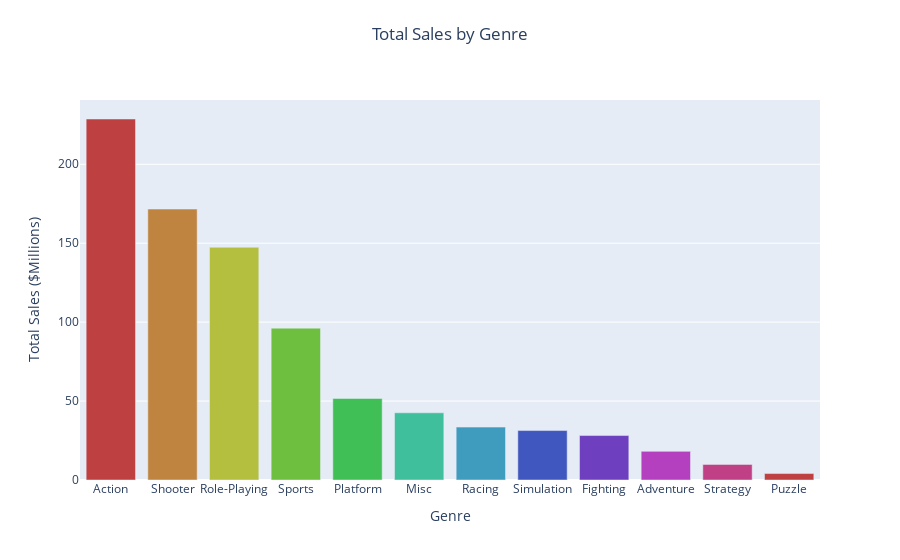

Notebook code for this chart:
### Markdown cell above
### 3.7 Distribution of Sales by Genre
Take a look at the general distribution of games by genre. What can we say about the most profitable genres? Can you generalize about genres with high and low sales?

### Code cell
# Group by Genre
genres = df.groupby(['genre'])['total_sales'].sum().sort_values(ascending=False).reset_index()

# Create rainbow color sequence
c = ['hsl('+str(h)+',50%'+',50%)' for h in np.linspace(0, 360, len(genres['genre']))]

# Create bar chart of genres with go.figure
fig = go.Figure(data=[go.Bar(
    x=genres['genre'],
    y=genres['total_sales'],
    marker_color=c
)])

# Add title
fig.update_layout(title_text='Total Sales by Genre')

# Update figure, center title, change xaxis title font size, change yaxis title font size
fig.update_layout(title_text='Total Sales by Genre',
                  title={'y':0.95,
                        'x':0.5,
                        'xanchor': 'center',
                        'yanchor': 'top'},
                    xaxis_title='Genre',
                    yaxis_title='Total Sales ($Millions)')

# Show figure
fig.show()

### Figure 1 — Plotly figure (JSON) as saved in the notebook; plotly's stock layout.template omitted (floating-point values rounded to 4 significant figures)
{"data": [{"marker": {"color": ["hsl(0.0,50%,50%)", "hsl(32.72727272727273,50%,50%)", "hsl(65.45454545454545,50%,50%)", "hsl(98.18181818181819,50%,50%)", "hsl(130.9090909090909,50%,50%)", "hsl(163.63636363636363,50%,50%)", "hsl(196.36363636363637,50%,50%)", "hsl(229.0909090909091,50%,50%)", "hsl(261.8181818181818,50%,50%)", "hsl(294.54545454545456,50%,50%)", "hsl(327.27272727272725,50%,50%)", "hsl(360.0,50%,50%)"]}, "type": "bar", "x": ["Action", "Shooter", "Role-Playing", "Sports", "Platform", "Misc", "Racing", "Simulation", "Fighting", "Adventure", "Strategy", "Puzzle"], "y": [228.7, 171.7, 147.4, 96.21, 51.66, 42.58, 33.52, 31.32, 28.16, 18.15, 9.89, 4.09]}], "layout": {"title": {"text": "Total Sales by Genre", "x": 0.5, "xanchor": "center", "y": 0.95, "yanchor": "top"}, "xaxis": {"title": {"text": "Genre"}}, "yaxis": {"title": {"text": "Total Sales ($Millions)"}}}}
